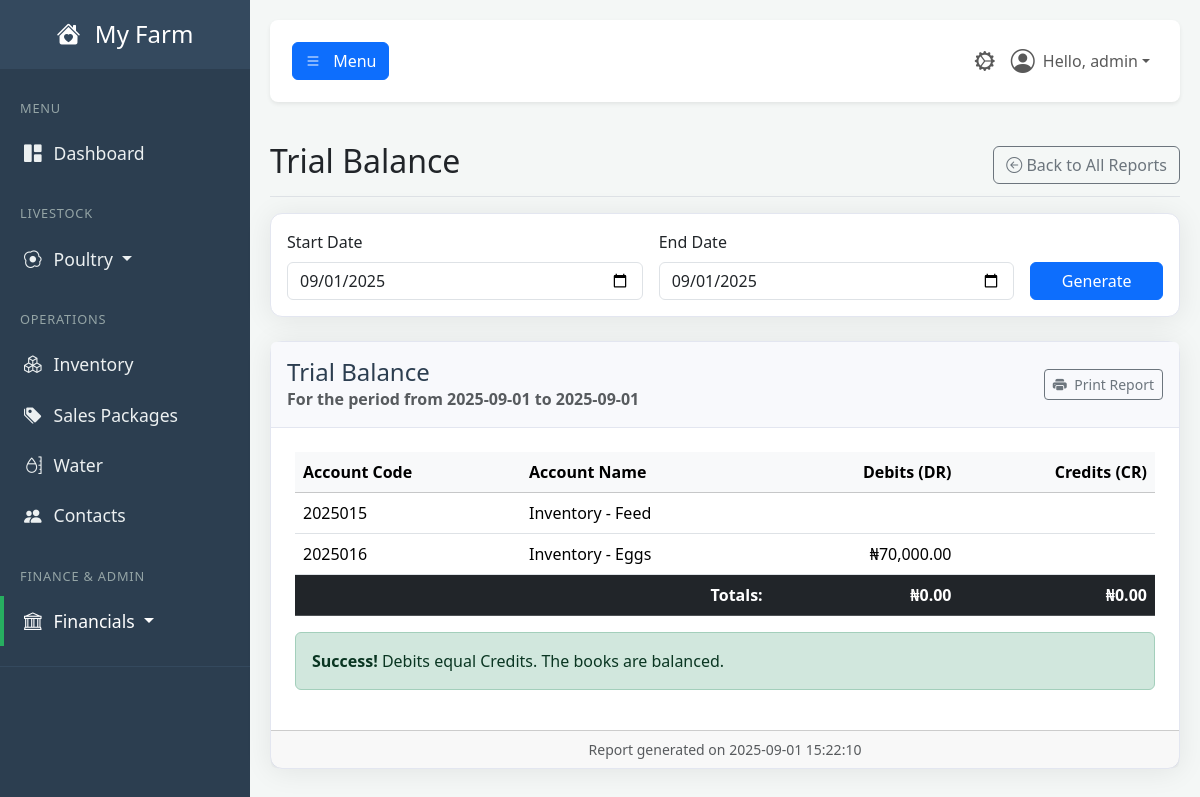
The page /report/trial-balance (signed in) on the database as committed earlier.
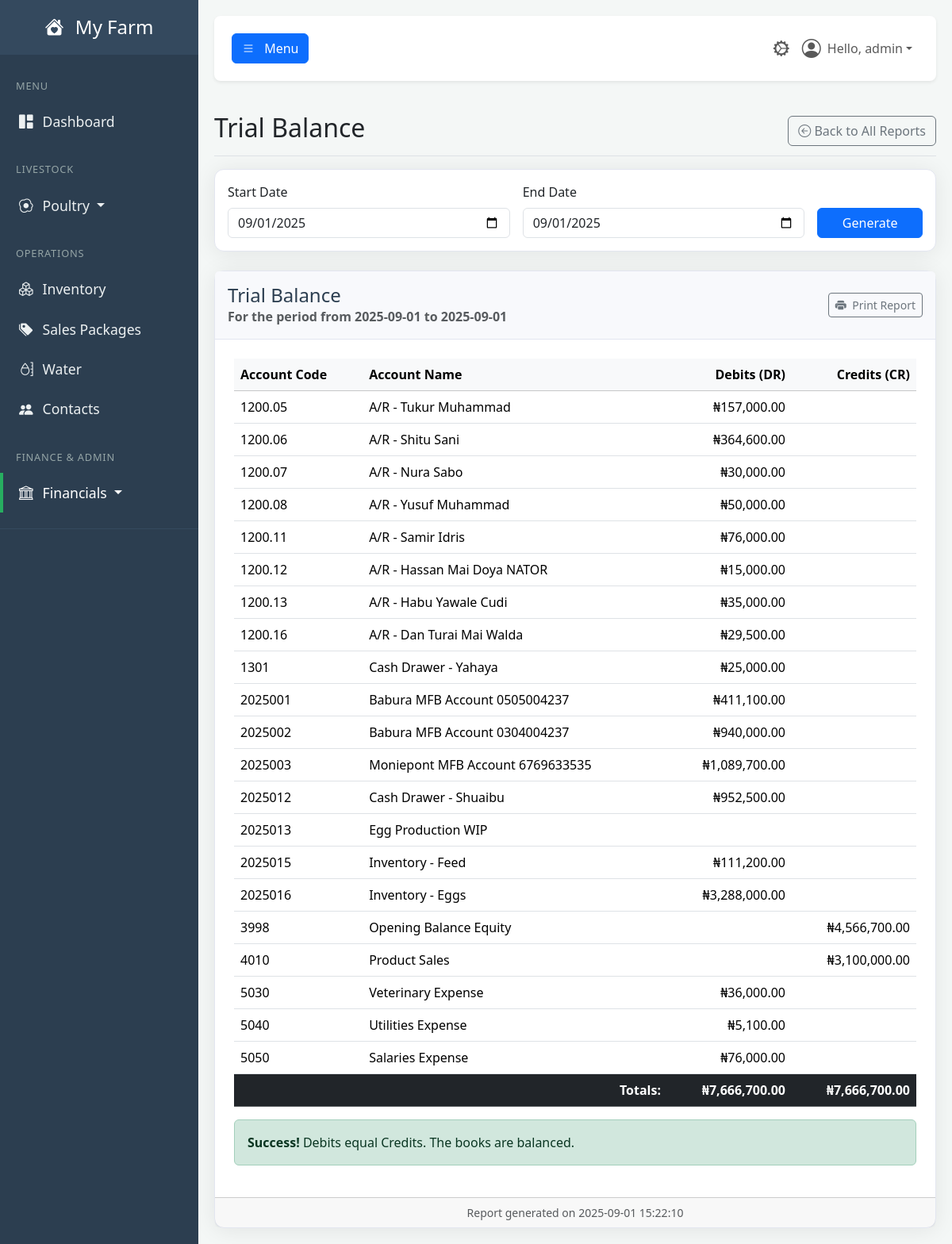
The same page on the database as committed later.
### tables this page shows
CREATE TABLE accounts (
            id INTEGER PRIMARY KEY,
            code TEXT UNIQUE,
            name TEXT NOT NULL UNIQUE,
            type TEXT NOT NULL, -- Asset, Liability, Equity, Revenue, Expense
            is_active BOOLEAN NOT NULL DEFAULT 1,
            created_at TIMESTAMP DEFAULT CURRENT_TIMESTAMP
        );

### app.py (the view)
@app.route('/report/trial-balance')
@login_required
@permission_required('run_financial_reports')
def report_trial_balance():
    start_date, end_date = _get_report_dates(request.args)
    db = get_db()
    sql_query = """
        SELECT
            acc.code,
            acc.name,
            acc.type,
            (SELECT COALESCE(SUM(je.amount), 0) FROM journal_entries je WHERE je.debit_account_id = acc.id AND je.transaction_date <= ?)
            -
            (SELECT COALESCE(SUM(je.amount), 0) FROM journal_entries je WHERE je.credit_account_id = acc.id AND je.transaction_date <= ?)
            as balance
        FROM accounts acc
        ORDER BY acc.code
    """
    params = (end_date, end_date)
    all_accounts = db.execute(sql_query, params).fetchall()
    trial_balance_accounts = []
    total_debits = 0
    total_credits = 0
    for acc in all_accounts:
        balance = acc['balance']
        if balance == 0:
            continue
        debit_amount = 0
        credit_amount = 0
        if acc['type'] in ['Asset', 'Expense']:
            debit_amount = balance
            total_debits += balance
        else:
            credit_amount = -balance # Flip the sign for display
            total_credits += credit_amount
        trial_balance_accounts.append({
            'code': acc['code'],
            'name': acc['name'],
            'debit': debit_amount,
            'credit': credit_amount
        })
    data = {
        "accounts": trial_balance_accounts,
        "total_debits": total_debits,
        "total_credits": total_credits
    }
    return render_template(
        'report_trial_balance.html',
        user=g.user,
        data=data,
        start_date=start_date,
        end_date=end_date,
        now=datetime.utcnow()
    )

### app.py (called while the page is built)
def get_db():
    if 'db' not in g:
        g.db = sqlite3.connect(DATABASE)
        g.db.row_factory = sqlite3.Row
    return g.db

def login_required(f):
    @wraps(f)
    def decorated_function(*args, **kwargs):
        if 'user_id' not in session:
            flash('Please log in to access this page.', 'warning')
            return redirect(url_for('login'))
        g.user = User.get_by_id(session['user_id'])
        if not g.user:
            session.clear()
            return redirect(url_for('login'))
        return f(*args, **kwargs)
    return decorated_function

def permission_required(permission_name):
    def decorator(f):
        @wraps(f)
        def decorated_function(*args, **kwargs):
            if not hasattr(g, 'user') or not g.user.has_permission(permission_name):
                flash('You do not have the required permission.', 'danger')
                return redirect(url_for('dashboard'))
            return f(*args, **kwargs)
        return decorated_function
    return decorator

### templates/report_trial_balance.html
{% extends "_report_base.html" %}
{% set report_title = "Trial Balance" %}
{% block report_content %}
    {% if data and data.accounts %}
        <table class="table">
            <thead class="table-light">
                <tr>
                    <th>Account Code</th>
                    <th>Account Name</th>
                    <th class="text-end">Debits (DR)</th>
                    <th class="text-end">Credits (CR)</th>
                </tr>
            </thead>
            <tbody>
                {% for account in data.accounts %}
                <tr>
                    <td>{{ account.code }}</td>
                    <td>{{ account.name }}</td>
                    <td class="text-end">{% if account.debit > 0 %}₦{{ '{:,.2f}'.format(account.debit) }}{% endif %}</td>
                    <td class="text-end">{% if account.credit > 0 %}₦{{ '{:,.2f}'.format(account.credit) }}{% endif %}</td>
                </tr>
                {% endfor %}
            </tbody>
            <tfoot>
                <tr class="fw-bold table-dark">
                    <td colspan="2" class="text-end">Totals:</td>
                    <td class="text-end">₦{{ '{:,.2f}'.format(data.total_debits) }}</td>
                    <td class="text-end">₦{{ '{:,.2f}'.format(data.total_credits) }}</td>
                </tr>
            </tfoot>
        </table>
        <div class="no-print mt-3">
            {% if (data.total_debits - data.total_credits)|abs > 0.01 %}
                <div class="alert alert-danger">
                    <strong>Warning!</strong> Debits do not equal Credits. The books are out of balance.
                </div>
            {% else %}
                <div class="alert alert-success">
                    <strong>Success!</strong> Debits equal Credits. The books are balanced.
                </div>
            {% endif %}
        </div>
    {% else %}
        <p class="text-center text-muted">Please select a date and click "Generate" to view the report.</p>
    {% endif %}
{% endblock %}

Rows that differ between the two databases and show on the page:
added accounts: code "1200.05", name "A/R - Tukur Muhammad", debit "157,000.00"
added accounts: code "1200.06", name "A/R - Shitu Sani", debit "364,600.00"
added accounts: code "1200.07", name "A/R - Nura Sabo", debit "30,000.00"
added accounts: code "1200.08", name "A/R - Yusuf Muhammad", debit "50,000.00"
added accounts: code "1200.11", name "A/R - Samir Idris", debit "76,000.00"
added accounts: code "1200.12", name "A/R - Hassan Mai Doya NATOR", debit "15,000.00"
added accounts: code "1200.13", name "A/R - Habu Yawale Cudi", debit "35,000.00"
added accounts: code "1200.16", name "A/R - Dan Turai Mai Walda", debit "29,500.00"
now on this page (row unchanged): accounts: code "1301", name "Cash Drawer - Yahaya", debit "25,000.00"
now on this page (row unchanged): accounts: code "2025001", name "Babura MFB Account 0505004237", debit "411,100.00"
now on this page (row unchanged): accounts: code "2025002", name "Babura MFB Account 0304004237", debit "940,000.00"
now on this page (row unchanged): accounts: code "2025003", name "Moniepont MFB Account 6769633535", debit "1,089,700.00"
now on this page (row unchanged): accounts: code "2025012", name "Cash Drawer - Shuaibu", debit "952,500.00"
now on this page (row unchanged): accounts: code "2025013", name "Egg Production WIP"
shown differently, row unchanged: accounts "Inventory - Feed": debit (not shown) → "111,200.00"
computed for accounts "Inventory - Eggs": debit "70,000.00" → "3,288,000.00"
now on this page (row unchanged): accounts: code "3998", name "Opening Balance Equity", credit "4,566,700.00"
now on this page (row unchanged): accounts: code "4010", name "Product Sales", credit "3,100,000.00"
now on this page (row unchanged): accounts: code "5030", name "Veterinary Expense", debit "36,000.00"
now on this page (row unchanged): accounts: code "5040", name "Utilities Expense", debit "5,100.00"
now on this page (row unchanged): accounts: code "5050", name "Salaries Expense", debit "76,000.00"
Other text that changed with them:
{{ '{:,.2f}'.format(data.total_debits) }}: "0.00" → "7,666,700.00"
{{ '{:,.2f}'.format(data.total_credits) }}: "0.00" → "7,666,700.00"
